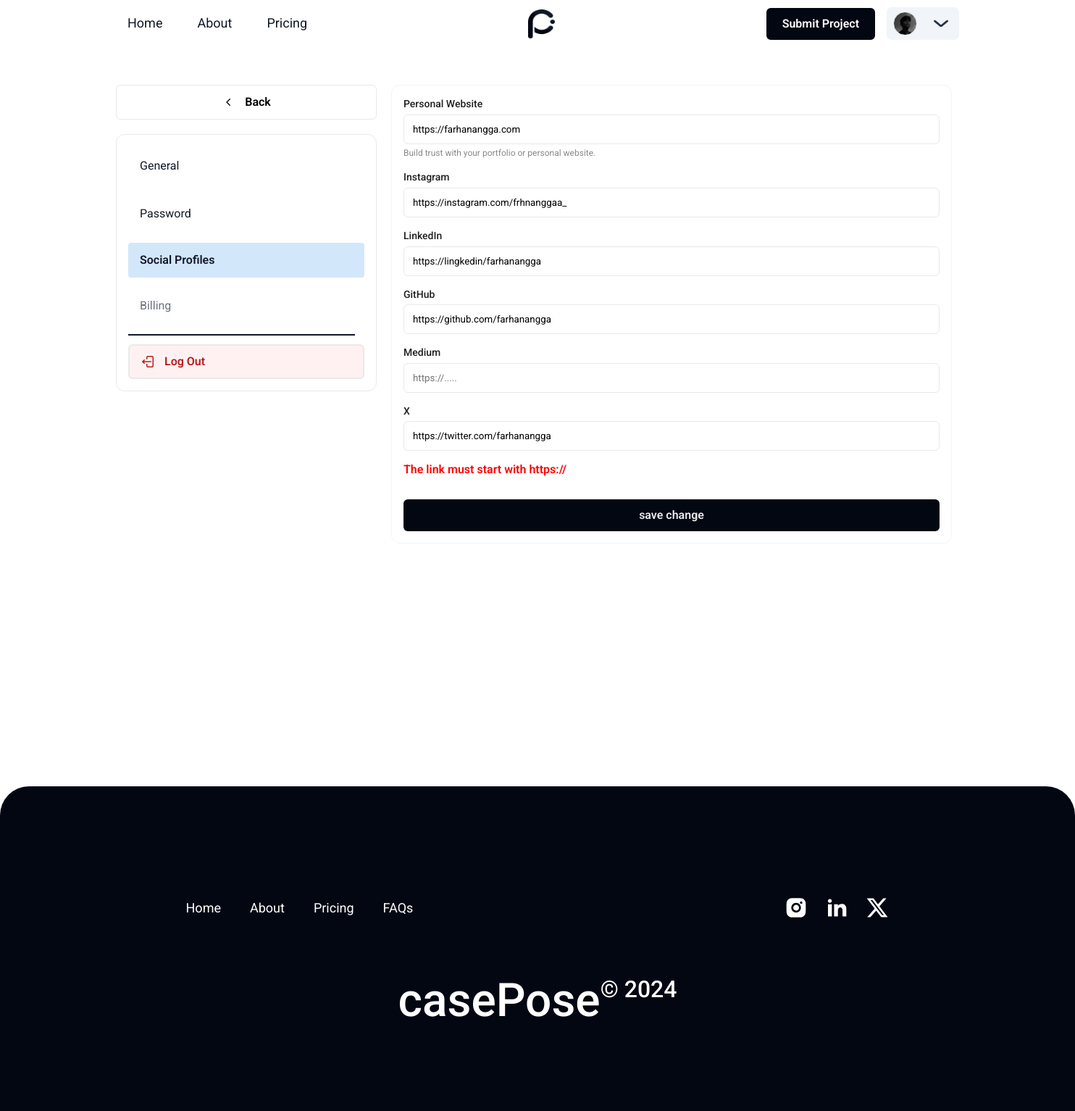
Screenshot of /after/edit profil/edit_profil_social.php?pesan=https (signed in) with the database file from the repository.
### tables this page shows
CREATE TABLE `user` (
  `userId` varchar(255) NOT NULL,
  `firstName` varchar(255) NOT NULL,
  `lastName` varchar(255) NOT NULL,
  `email` varchar(255) NOT NULL,
  `password` varchar(255) NOT NULL,
  `profilePicture` varchar(255) DEFAULT NULL,
  `personalWeb` varchar(255) DEFAULT NULL,
  `instagram` varchar(255) DEFAULT NULL,
  `linkedin` varchar(255) DEFAULT NULL,
  `github` varchar(255) DEFAULT NULL,
  `medium` varchar(255) DEFAULT NULL,
  `x` varchar(255) DEFAULT NULL,
  `about_me` text DEFAULT NULL
);

### php/read-users.php (called while the page is built, shortened)
<?php
$userId = $_SESSION["userId"];
$sql = mysqli_query($conn,"SELECT * FROM user WHERE userId ='$userId'");
$rows = mysqli_fetch_assoc($sql);
?>

### after/edit profil/edit_profil_social.php (the view, shortened to what this page needs)
<?php
include '../../php/connection.php';
include '../../php/read-users.php';
?>
<!DOCTYPE html>
<html lang="en">
<head>
    <link rel="stylesheet" href="../../style/nav_bar.css">
    <link rel="stylesheet" href="../../style/footer.css" />
    <link rel="stylesheet" href="../../style/style.css">
    <link rel="stylesheet" href="../../style/global.css">
    <link rel="stylesheet" href="../../style/style_edit_profil.css">
    <link rel="stylesheet" href="../../style/style-submit-project.css">
</head>
<body>
    <nav>
        <div class="navbar">
            <div class="navbar-menu">
                <a href="../index.php" class="navbar-item "><span class="navbar-text">Home</span></a>
                <a href="../about.php" class="navbar-item"><span class="navbar-text">About</span></a>
                <a href="../pricing.php" class="navbar-item"><span class="navbar-text">Pricing</span></a>
            </div>
            <div class="navbar-logo"><a href="../index.php"><img src="../../asset/logo/logo_2.png" alt=""></a></div>
            <div class="navbar-actions">
                <a href="../submit-project/submit-project-1.php" class="navbar-button-alt"><div class="navbar-button-text-alt">Submit Project</div></a>
                <div class="button-dropdown">
                    <div class="button-dropdown-1 margin-auto">
                    <div class="foto-profil" style="<?php
                    if ($rows["profilePicture"] == ""){
                        echo "background-image:url('../../asset/users/user/default-profil.jpg');";
                    } else {
                        echo "background-image:url('../../asset/users/user/".$rows["profilePicture"]."');";
                    }
                    ?>"></div>
                </div>
                    <div class="button-dropdown-2 margin-auto">
                        <img src="../../asset/chevron-down.png" alt="" class="button-contained-img">
                    </div>
                </div>
            </div>
        </div>
    </nav>
    <br><br><br>
    <div class="content">
        <div class="side-navigation">
            <button class="button-contained" type="button" onclick="location.href='../profil.php'"><img
                    src="../../asset/chevron-left.png">Back</button>
            <div class="navigation">
                <a href="edit_profil_general.php" class="inactive" ><div >General</div></a>
                <a href="edit_profil_password.php" class="inactive" ><div >Password</div></a>
                <a href="edit_profil_social.php" class="active"><div >Social Profiles</div></a>
                <div class="inactive">
                    <a href="" style="color: rgba(107, 114, 128, 1);">Billing</a>
                </div>
                <hr>
                <button class="button-danger" type="button" onclick="location.href='../../php/php-log-out.php'"><img
                        src="../../asset/arrow-left-start-on-rectangle.png">Log Out</button>
            </div>
        </div>
        <form action="../../php/edit-profile/proses-edit-sosmed.php" method="POST">
            <div class="container-form">
                <div class="form">
                    <div class="container-input">
                        <div class="label">
                            <label class="text">Personal Website</label>
                        </div>
                        <input type="text" value="<?php echo $rows["personalWeb"]?>" name="pw" placeholder="https://.....">
                        <label class="bottom">Build trust with your portfolio or personal website.</label>
                    </div>
                    <div class="container-input">
                        <div class="label">
                            <label class="text">Instagram</label>
                        </div>
                        <input type="text" value="<?php echo $rows["instagram"]?>" name="ig" placeholder="https://.....">
                    </div>
                    <div class="container-input">
                        <div class="label">
                            <label class="text" >LinkedIn</label>
                        </div>
                        <input type="text" value="<?php echo $rows["linkedin"]?>" name="ln" placeholder="https://.....">
                    </div>
                    <div class="container-input">
                        <div class="label">
                            <label class="text">GitHub</label>
                        </div>
                        <input type="text" value="<?php echo $rows["github"]?>" name="gh" placeholder="https://.....">
                    </div>
                    <div class="container-input">
                        <div class="label">
                            <label class="text">Medium</label>
                        </div>
                        <input type="text" value="<?php echo $rows["medium"]?>" name="md" placeholder="https://.....">
                    </div>
                    <div class="container-input">
                        <div class="label">
                            <label class="text" >X</label>
                        </div>
                        <input type="text" value="<?php echo $rows["x"]?>" name="x" placeholder="https://.....">
                    </div>
                    <label class="roboto bold red" >
                        <?php
                        if(isset($_GET['pesan'])){
                            if($_GET['pesan'] == "semua-kosong"){
                                echo "all data is empty";
                            }else if($_GET['pesan'] == "https"){
                                echo "The link must start with https://";
                            }
                        }
                        ?>
                    </label>
                    <div onclick="notifikasiEditSucces()" class="btn-primary-xlarge">save change</div>
                </div>
            </div>
        </form>
    </div>
    <footer class="footer">
        <div class="footer-navigation">
            <div class="footer-navigation-item margin-auto">
                <a href="index.php" class="footer-frame">
                    <div class="footer-text-wrapper-1">Home</div>
                </a>
                <a href="about.php" class="footer-frame">
                    <div class="footer-text-wrapper-1">About</div>
                </a>
                <a href="pricing.php" class="footer-frame">
                    <div class="footer-text-wrapper-1">Pricing</div>
                </a>
                <a href="faqs.php" class="footer-frame">
                    <div class="footer-text-wrapper-1">FAQs</div>
                </a>
            </div>
            <div class="footer-navigation-button margin-auto">
                <a href="https://instagram.com" class="footer-social-button" target="_blank" rel="noopener"
                    title="Follow us on Instagram">
                </a>
                <a href="https://linkedin.com" class="footer-social-button" target="_blank" rel="noopener"
                    title="Connect with us on LinkedIn">
                </a>
                <a href="https://twitter.com" class="footer-social-button" target="_blank" rel="noopener"
                    title="Follow us on Twitter">
                </a>
            </div>
        </div>
        <div class="footer-logo">
            <div class="footer-copyright">
                <div class="footer-text-wrapper-2">casePose</div>
                <div class="footer-text-wrapper-3">© 2024</div>
            </div>
        </div>
    </footer>
</body>
</html>

### style/nav_bar.css (style rules this page uses)
* { font-family: roboto !important; box-sizing: border-box; }
.navbar { display: flex; justify-content: space-between; align-items: center; position: fixed; height: 65px; width: 100%; background-color: rgba(255, 255, 255, 1); z-index: 99; transition: padding 0.5s; padding: 12px 160px; transition: width 0.5s ease-in-out; }
.navbar-menu { display: inline-flex; align-items: center; gap: 16px; position: relative; flex: 0 0 auto; margin: 0; }
.navbar .navbar-item { background-color: transparent; border-bottom: 2px solid transparent; color: rgba(17, 24, 39, 1); cursor: pointer; display: inline-block; font-family: Roboto !important; font-size: 18px; font-weight: 400; line-height: 140%; margin: 0 4px; padding: 8px 12px; text-decoration: none; }
.navbar-text { display: block; }
.navbar .navbar-logo { height: 40px; width: 40px; margin: 0; }
.navbar-logo img { height: 40px; width: 37px; transition: filter 0.5s ease-in-out; }
.navbar-actions { display: inline-flex; align-items: center; justify-content: flex-end; gap: 16px; position: relative; flex: 0 0 auto; margin: 0; }
.navbar .navbar-button, .navbar .navbar-button-alt { display: inline-flex; align-items: center; justify-content: center; padding: 12px 20px; border-radius: 6px; text-decoration: none; cursor: pointer; transition: 0.5s; }
.navbar .navbar-button-alt { border: 2px solid rgba(3, 7, 18, 1); background-color: rgba(3, 7, 18, 1); color: rgba(255, 255, 255, 1); }
.navbar-button-text, .navbar-button-text-alt { position: relative; font-family: Roboto; font-weight: 600; letter-spacing: 0px; line-height: 100%; white-space: nowrap; font-style: normal; }
.foto-profil { background-size: 33px; height: 33px; width: 33px; border-radius: 50px; border: 1px solid rgba(233, 233, 235, 1); }
.button-dropdown { background-color: #F1F5F9; width: 100px; height: 45px; border-radius: 7px; margin: auto 0; position: relative; display: flex; transition: 0.5s ease-out; }
.button-dropdown-1 { margin: 0 auto; width: 45px; height: 45px; padding: 6px; }
.button-dropdown-2 { margin: 0 auto; width: 45px; height: 45px; padding: 12px; }
.button-contained-img { width: 20px; height: 10px; }

### style/footer.css (style rules this page uses)
.footer { margin-top: 5vw; display: flex; flex-direction: column; width: 100%; align-items: center; gap: 60px; padding: 140px 160px 100px; position: relative; left: 0; background-color: rgba(3, 7, 18, 1); border-radius: 40px 40px 0px 0px; }
.footer-navigation { display: flex; align-items: center; justify-content: space-between; position: relative; align-self: stretch; width: 100%; flex: 0 0 auto; }
.footer-navigation-item { display: inline-flex; align-items: center; gap: 16px; position: relative; flex: 0 0 auto; flex-wrap: wrap; }
.footer-frame { display: inline-flex; align-items: center; position: relative; flex: 0 0 auto; padding: 8px 12px; border-radius: 6px; text-decoration: none; cursor: pointer; background-color: rgba(3, 7, 18, 1); color: rgba(255, 255, 255, 1); gap: 10px; transition: background-color 0.3s, fill 0.3s; }
.footer-frame { gap: 5px; flex-wrap: wrap; }
.footer-text-wrapper-1 { font-family: Roboto; font-weight: 400; font-size: 18px; letter-spacing: 0px; line-height: 140%; white-space: nowrap; font-style: normal; }
.footer-navigation-button { display: inline-flex; }
.footer-social-button { display: inline-flex; align-items: center; justify-content: center; width: 48px; height: 48px; border-radius: 50%; fill: rgba(255, 255, 255, 1); padding: 8px; margin-right: 10px; transition: background-color 0.3s, fill 0.3s; }
.footer-social-button { min-width: 44px; min-height: 44px; padding: 0.5rem; margin: 0.25rem; }
.footer-social-button svg { width: 100%; height: auto; }
.footer-logo { display: flex; flex-direction: column; align-items: center; gap: 10px; position: relative; align-self: stretch; flex: 0 0 auto; }
.footer-copyright { display: flex; position: relative; justify-content: center; height: 90px; }
.footer-text-wrapper-2 { font-weight: 500; font-size: 64px; font-family: "Roboto", Helvetica; color: rgba(255, 255, 255, 1); text-align: center; }
.footer-text-wrapper-3 { font-family: Roboto; font-weight: 500; color: rgba(255, 255, 255, 1); font-size: 32px; text-align: center; letter-spacing: 0px; line-height: 140%; font-style: normal; }

### style/global.css (style rules this page uses)
.red { color: red; }
.bold { font-weight: 600; }
.margin-auto { margin: auto }

### rows the page displays
user: profilePicture (picture), pw "https://farhanangga.com", ig "https://instagram.com/frhnanggaa_", ln "https://lingkedin/farhanangga", gh "https://github.com/farhanangga", x "https://twitter.com/farhanangga"
